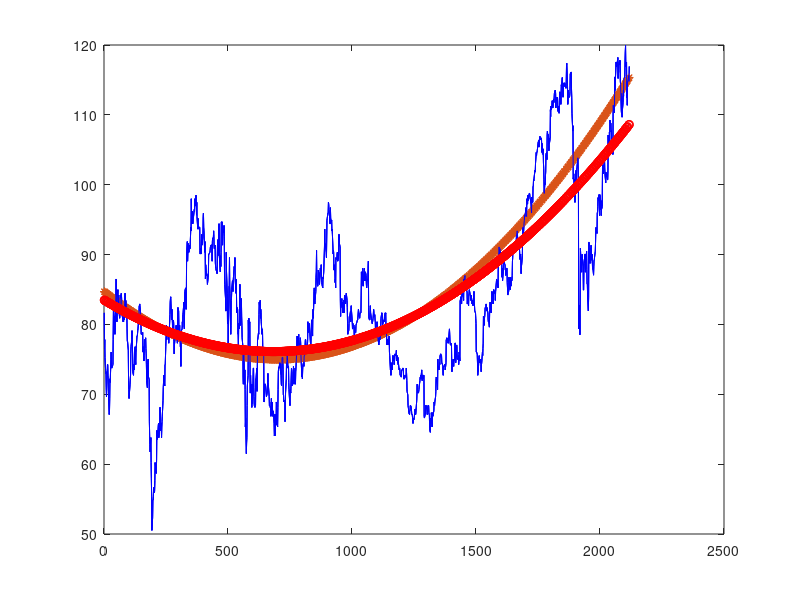

The MATLAB script that drew this image: (Note: this script raises an error after producing the figure.)
%%
clear;

A = [1 2 3; 2 3 4; 4 5 7];
[L,U,P] = lu(A)
L*U;
format long g
x1 = ones(3,1)
b = A*x1;

y = U\(L\(P*b))

x1-y

% x2 = U\y
%% 4.1
clear;
data = load('EluxB.mat');
t = data.t;
EluxB = data.EluxB;

plot(t,EluxB,'-b')
hold on
% quadric polynomial

m = 700;

A = [(t-m).^0 (t-m) (t-m).^2];
p =  75 + 0.0001*(t-m)+0.00002*(t-m).^2
yfit = A*((A'*A)\(A'*EluxB));
plot(t,EluxB,'-b',t,yfit,'-')
hold on
plot(t,p, "*")
xlim([0 2500])
%hold on
%plot(t,yfit, '-b')
yfit(1);
%% 4.2

clear;
data = load('EluxB.mat');
t = data.t;
EluxB = data.EluxB;
format long g

m = 700;

A = [(t-m).^0 (t-m) (t-m).^2];
At = A.';
AtAinv = inv(At*A);
c = AtAinv*At*EluxB
p = c(1) + c(2)*(t-m) + c(3)*(t-m).^2;
plot(t,EluxB,'-b')
hold on
plot(t,p, "or")
xlim(0,2600)
%% 4.4

clear;
data = load('EluxB.mat');
t = data.t;
EluxB = data.EluxB;
format long g
m = 700;


A = [(t-m).^0 (t-m) sin(v(t)) cos(v(t)) sin(2*v(t)) cos(2*v(t)) sin(3*v(t)) cos(3*v(t))];
At = A.';
AtAinv = inv(At*A);

c = AtAinv*At*EluxB

p = c(1) + c(2)*(t-m) + c(3)*sin(v(t)) + c(4)*cos(v(t)) + c(5)*sin(2*v(t)) + c(6)*cos(2*v(t)) + c(7)*sin(3*v(t)) + c(8)*cos(3*v(t));

plot(t,EluxB,'-b')
hold on
plot(t,p, "or")
xlim(0,2600)

function vt = v(t)
m = 700;
vt = pi*(t-m)/365;
end